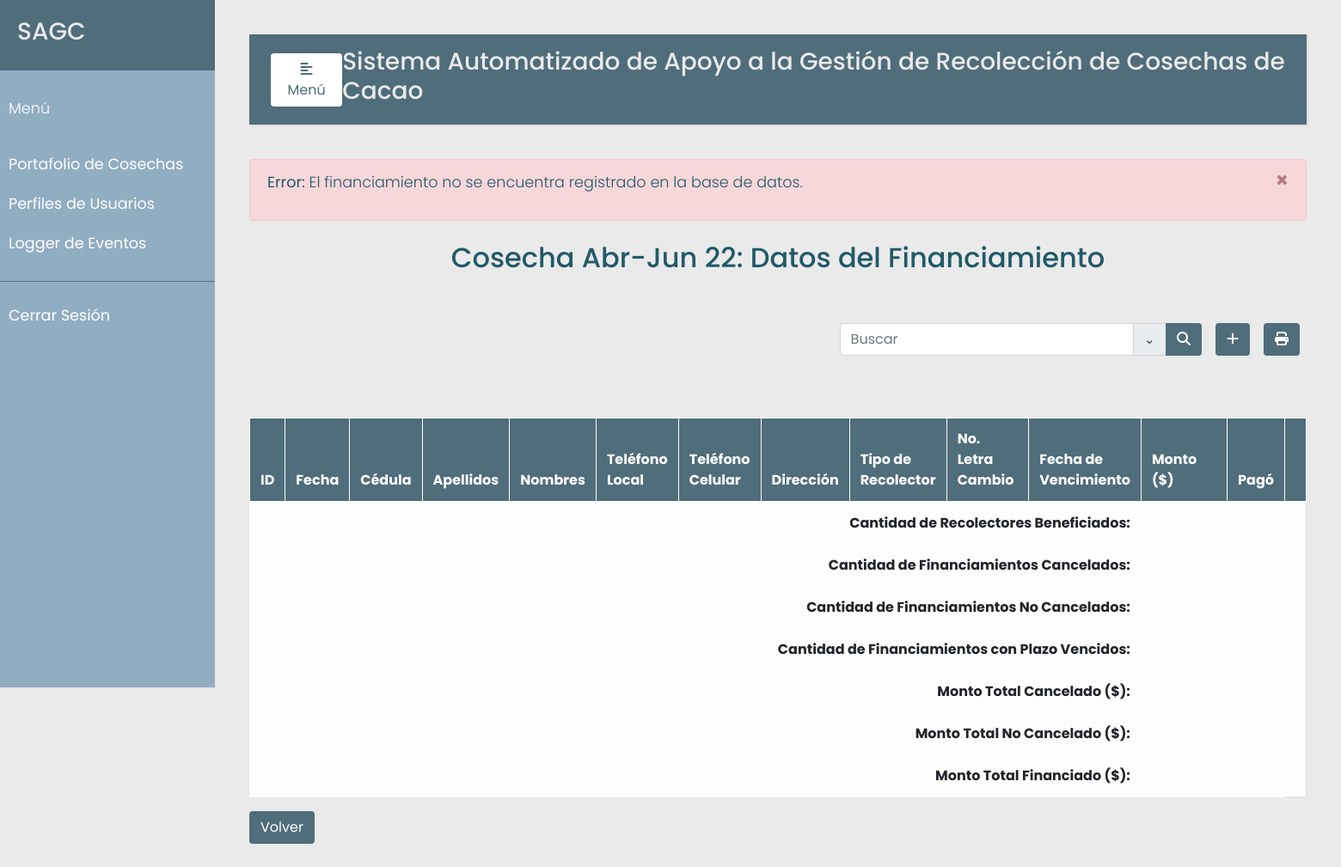
Before: /cosecha/2/financias/4/update (signed in) with the older database file.
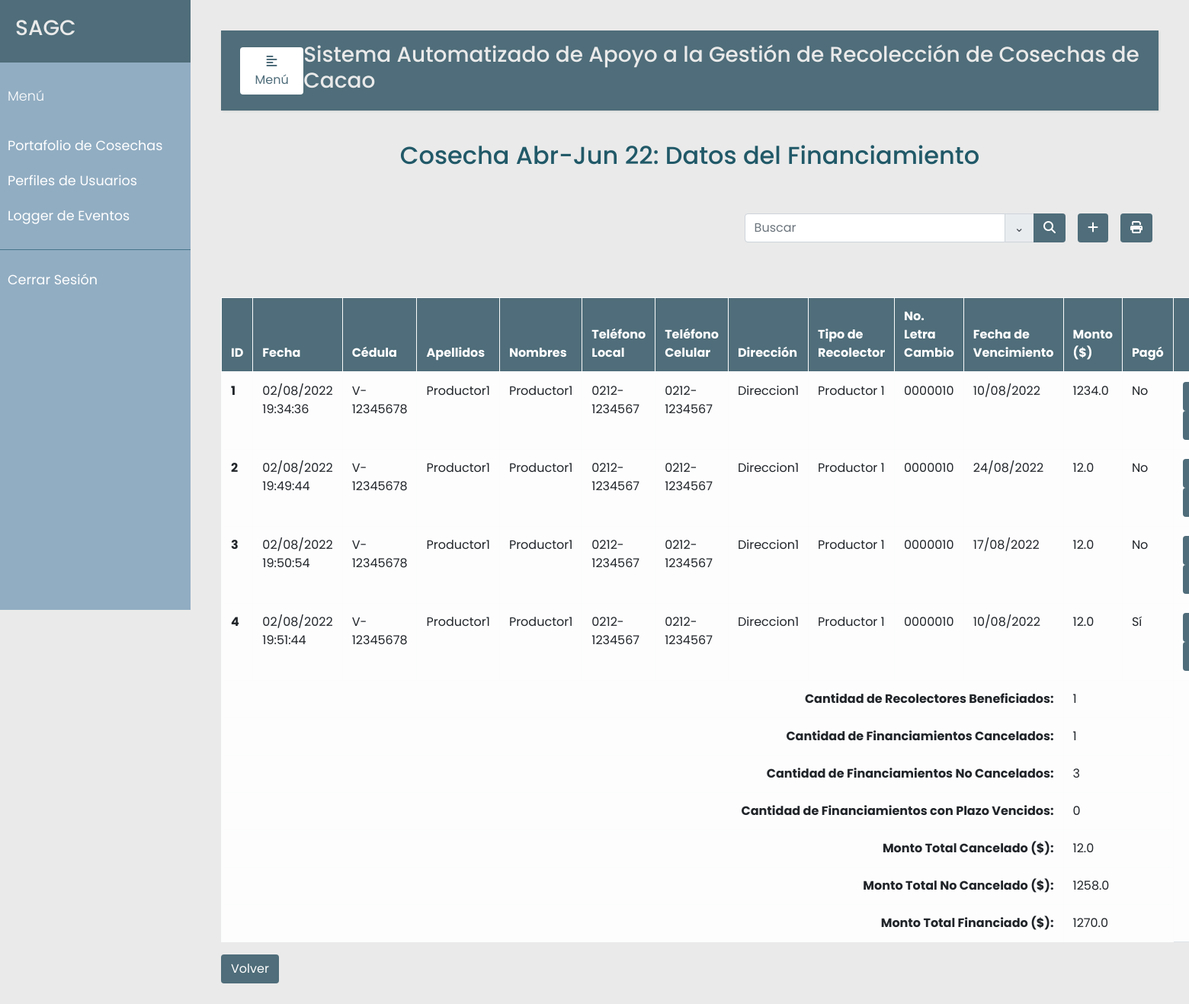
After: the same page with the newer database file.
### src/models.py (models this page shows, shortened)
class Financia(db.Model):
    __tablename__ = 'financias'
    id = db.Column(db.Integer, primary_key=True)
    cosecha_id = db.Column(db.Integer, db.ForeignKey('cosechas.id'), nullable=False)
    recolector_id = db.Column(db.Integer, db.ForeignKey('recolectores.id'), nullable=False)
    fecha = db.Column(db.DateTime, nullable=False)
    letra_cambio = db.Column(db.String(120), nullable=False)
    fecha_vencimiento = db.Column(db.DateTime, nullable=False)
    monto = db.Column(db.Float, nullable=False)
    pago = db.Column(db.Boolean, default=False)
    observacion = db.Column(db.String(120))

class Recolector(db.Model):
    __tablename__ = 'recolectores'
    id = db.Column(db.Integer, primary_key=True)
    ci = db.Column(db.String(30), nullable=False, unique=True)
    nombre = db.Column(db.String(30), nullable=False)
    apellido = db.Column(db.String(30), nullable=False)
    telefono = db.Column(db.String(12), nullable=False)
    celular = db.Column(db.String(12), nullable=False)
    tipo_prod = db.Column(db.Integer, db.ForeignKey('tipo_prod.id'), nullable=False) # ForeignKey debe estar el nombre de la tabla a linkear
    direccion1= db.Column(db.String(120), nullable=False)
    direccion2 = db.Column(db.String(120))
    compras = db.relationship('Compra', backref='recolectores')
    financias = db.relationship('Financia', backref='recolectores')

class TipoRecolector(db.Model):
    __tablename__ = 'tipo_prod'
    id = db.Column(db.Integer, primary_key=True)
    descripcion = db.Column(db.String(120), nullable=False, unique=True)
    precio = db.Column(db.Float, nullable=False)
    producer = db.relationship('Recolector', backref='tipo_recolector', lazy=True)

### src/financias.py (the view, shortened to what this page needs)
@app.route("/cosecha/<cosecha_id>/financias/<financias_id>/update", methods=['GET', 'POST'])
@login_required
def update_financias(cosecha_id, financias_id):
    error=None
    recolectores = Recolector.query.all()
    financias = Financia.query.all()
    cosecha = Cosecha.query.filter_by(id=cosecha_id).first()
    error = verificar_cosecha_exists(cosecha_id, 'generar', cosecha)
    if error is not None:
        cosechas = Cosecha.query.all()
        return render_template('cosecha.html', error=error, cosechas=cosechas)
    financia = Financia.query.filter_by(id=financias_id).first()
    if financia is None:
        error = "El financiamiento no se encuentra registrado en la base de datos."
        return render_template('financias.html', error=error, cosecha=cosecha, recolectores=recolectores, financias=financias)
    total_recolectores = Financia.query.filter().group_by(Financia.recolector_id).count()
    total_fin_cancelados = Financia.query.filter(Financia.pago == True).count()
    total_fin_no_cancelados = Financia.query.filter(Financia.pago == False).count()
    total_fin_plazo_vencido = Financia.query.filter(Financia.fecha_vencimiento < datetime.datetime.now()).count()
    total_monto_cancelado = sum(financia.monto for financia in financias if financia.pago == True)
    total_monto_no_cancelado = sum(financia.monto for financia in financias if financia.pago == False)
    total_financiamiento = sum(financia.monto for financia in financias)
    hide = False
    return render_template('financias.html', error=error, cosecha=cosecha, recolectores=recolectores, financias=financias,
            hide=hide, total_recolectores=total_recolectores, total_fin_cancelados=total_fin_cancelados,
            total_fin_no_cancelados=total_fin_no_cancelados, total_fin_plazo_vencido=total_fin_plazo_vencido,
            total_monto_cancelado=total_monto_cancelado, total_monto_no_cancelado=total_monto_no_cancelado,
            total_financiamiento=total_financiamiento)

### src/decoradores.py (called while the page is built)
def login_required(f):
    @wraps(f)
    def wrap(*args, **kwargs):
        if 'logged_in' in session:
            return f(*args, **kwargs)
        else:
            flash('Necesitas iniciar sesión primero')
            return redirect(url_for('login'))
    return wrap

### src/verificadores.py (called while the page is built)
def verificar_cosecha_exists(id, tipo, cosecha):
    error = None
    if cosecha is None or (not cosecha.estado and tipo=='compras'):
        error = "La cosecha no está habilitada"
        if cosecha is None:
            return "La cosecha no se encuentra registrada. Registre la cosecha antes de realiza la compra."
    return error

### templates/financias.html (shortened to what the changed rows need)
{% extends "base.html" %}
{% set active_page = "financias" %}
{% block content %}
  <br/>
  <br>
  <table class="table table-bordered table-light table-hover" id="tabla_cosechas">
    <thead>
      <tr>
        <th scope="col">ID</th>
        <th scope="col">Fecha</th>
        <th scope="col">Cédula</th>
        <th scope="col">Apellidos</th>
        <th scope="col">Nombres</th>
        <th scope="col">Teléfono<br>Local</th>
        <th scope="col">Teléfono<br>Celular</th>
        <th scope="col">Dirección</th>
        <th scope="col">Tipo de<br>Recolector</th>
        <th scope="col">No. Letra<br>Cambio</th>
        <th scope="col">Fecha de<br>Vencimiento</th>
        <th scope="col">Monto ($)</th>
        <th scope="col">Pagó</th>
        {% if not hide %}
        <th scope="col" class="print-delete" ></th>
        {% endif %}
      </tr>
    </thead>
    <tbody>
      {% for u in financias %}
      <tr>
        <th scope="row">{{ loop.index }}</th>
        <td>{{u.fecha.strftime("%d/%m/%Y %H:%M:%S")}}</td>
        <td>{{u.recolectores.ci }}</td>
        <td>{{u.recolectores.apellido}}</td>
        <td>{{u.recolectores.nombre}}</td>
        <td>{{u.recolectores.telefono}}</td>
        <td>{{u.recolectores.celular}}</td>
        <td>{{u.recolectores.direccion1}}</td>
        <td>{{u.recolectores.tipo_recolector.descripcion}}</td>
        <td>{{u.letra_cambio}}</td>
        <td>{{u.fecha_vencimiento.strftime("%d/%m/%Y")}}</td>
        <td>{{u.monto}}</td>
        <td>
          {% if u.pago%}Sí{% else %}No{% endif %}
        </td>
        {% if not hide %}
        <td class="print-delete" >
          <button type="button" class="btn action" data-toggle="modal" data-target="#edit-modal-{{u.id}}">
          </button>
          <button type="button" class="btn action" data-toggle="modal" data-target="#delete-modal-{{u.id}}">
          </button>
        </td>
        {% endif %}
      </tr>
      {% endfor %}
      <tr>
        <th scope="row" colspan="11" style="text-align: right;">Cantidad de Recolectores Beneficiados:</th>
        <td colspan="2">{{ total_recolectores }}</td>
      </tr>
      <tr>
        <th scope="row" colspan="11" style="text-align: right;">Cantidad de Financiamientos Cancelados:</th>
        <td colspan="2">{{ total_fin_cancelados }}</td>
      </tr>
      <tr>
        <th scope="row" colspan="11" style="text-align: right;">Cantidad de Financiamientos No Cancelados:</th>
        <td colspan="2">{{ total_fin_no_cancelados }}</td>
      </tr>
      <tr>
        <th scope="row" colspan="11" style="text-align: right;">Cantidad de Financiamientos con Plazo Vencidos:</th>
        <td colspan="2">{{ total_fin_plazo_vencido }}</td>
      </tr>
      <tr>
        <th scope="row" colspan="11" style="text-align: right;">Monto Total Cancelado ($):</th>
        <td colspan="2">{{ total_monto_cancelado }}</td>
      </tr>
      <tr>
        <th scope="row" colspan="11" style="text-align: right;">Monto Total No Cancelado ($):</th>
        <td colspan="2">{{ total_monto_no_cancelado }}</td>
      </tr>
      <tr>
        <th scope="row" colspan="11" style="text-align: right;">Monto Total Financiado ($):</th>
        <td colspan="2">{{ total_financiamiento }}</td>
      </tr>
    </tbody>
  </table>
{% endblock %}

Changed rows visible on the page:
added Financia: fecha "02/08/2022 19:34:36", recolectores.ci "V-12345678", recolectores.apellido "Productor1", recolectores.nombre "Productor1", recolectores.telefono "0212-1234567", recolectores.celular "0212-1234567", recolectores.direccion1 "Direccion1", recolectores.tipo_recolector.descripcion "Productor 1", letra_cambio "0000010", fecha_vencimiento "10/08/2022", monto "1234.0", pago "No"
added Financia: fecha "02/08/2022 19:49:44", recolectores.ci "V-12345678", recolectores.apellido "Productor1", recolectores.nombre "Productor1", recolectores.telefono "0212-1234567", recolectores.celular "0212-1234567", recolectores.direccion1 "Direccion1", recolectores.tipo_recolector.descripcion "Productor 1", letra_cambio "0000010", fecha_vencimiento "24/08/2022", monto "12.0", pago "No"
added Financia: fecha "02/08/2022 19:50:54", recolectores.ci "V-12345678", recolectores.apellido "Productor1", recolectores.nombre "Productor1", recolectores.telefono "0212-1234567", recolectores.celular "0212-1234567", recolectores.direccion1 "Direccion1", recolectores.tipo_recolector.descripcion "Productor 1", letra_cambio "0000010", fecha_vencimiento "17/08/2022", monto "12.0", pago "No"
added Financia: fecha "02/08/2022 19:51:44", recolectores.ci "V-12345678", recolectores.apellido "Productor1", recolectores.nombre "Productor1", recolectores.telefono "0212-1234567", recolectores.celular "0212-1234567", recolectores.direccion1 "Direccion1", recolectores.tipo_recolector.descripcion "Productor 1", letra_cambio "0000010", fecha_vencimiento "10/08/2022", monto "12.0", pago "Sí"
Other visible differences:
{{ total_recolectores }}: (not shown) → "1"
{{ total_fin_cancelados }}: (not shown) → "1"
{{ total_fin_no_cancelados }}: (not shown) → "3"
{{ total_fin_plazo_vencido }}: (not shown) → "0"
{{ total_monto_cancelado }}: (not shown) → "12.0"
{{ total_monto_no_cancelado }}: (not shown) → "1258.0"
{{ total_financiamiento }}: (not shown) → "1270.0"
{{ error }}: "El financiamiento no se encuentra registrado en la base de datos." → (not shown)
text no longer shown: "Error: ×"
